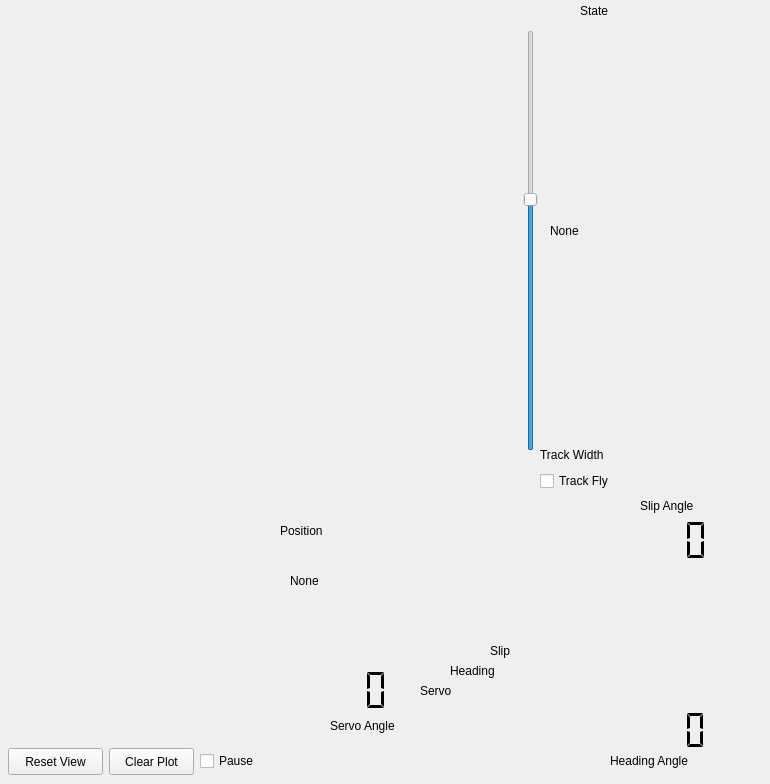
       <widget class="QWidget" name="tab_2">
        <attribute name="title">
         <string>Tab 1</string>
        </attribute>
        <widget class="QCheckBox" name="pausePlot">
         <property name="geometry">
          <rect>
           <x>200</x>
           <y>750</y>
           <width>71</width>
           <height>22</height>
          </rect>
         </property>
         <property name="text">
          <string>Pause</string>
         </property>
        </widget>
        <widget class="QPushButton" name="clearPlot">
         <property name="geometry">
          <rect>
           <x>109</x>
           <y>748</y>
           <width>85</width>
           <height>27</height>
          </rect>
         </property>
         <property name="text">
          <string>Clear Plot</string>
         </property>
         <property name="autoDefault">
          <bool>false</bool>
         </property>
         <property name="default">
          <bool>false</bool>
         </property>
        </widget>
        <widget class="QPushButton" name="resetView">
         <property name="geometry">
          <rect>
           <x>8</x>
           <y>748</y>
           <width>95</width>
           <height>27</height>
          </rect>
         </property>
         <property name="text">
          <string>Reset View</string>
         </property>
        </widget>
        <widget class="QLabel" name="livePosition">
         <property name="geometry">
          <rect>
           <x>290</x>
           <y>540</y>
           <width>121</width>
           <height>81</height>
          </rect>
         </property>
         <property name="text">
          <string>None</string>
         </property>
        </widget>
        <widget class="QLabel" name="positionLabel">
         <property name="geometry">
          <rect>
           <x>280</x>
           <y>520</y>
           <width>121</width>
           <height>21</height>
          </rect>
         </property>
         <property name="text">
          <string>Position</string>
         </property>
        </widget>
        <widget class="QLabel" name="label_5">
         <property name="geometry">
          <rect>
           <x>610</x>
           <y>750</y>
           <width>121</width>
           <height>21</height>
          </rect>
         </property>
         <property name="text">
          <string>Heading Angle</string>
         </property>
        </widget>
        <widget class="QLCDNumber" name="lcdServoAngle">
         <property name="geometry">
          <rect>
           <x>320</x>
           <y>660</y>
           <width>71</width>
           <height>61</height>
          </rect>
         </property>
         <property name="frameShape">
          <enum>QFrame::NoFrame</enum>
         </property>
         <property name="numDigits">
          <number>3</number>
         </property>
         <property name="segmentStyle">
          <enum>QLCDNumber::Flat</enum>
         </property>
        </widget>
        <widget class="QLabel" name="label_23">
         <property name="geometry">
          <rect>
           <x>330</x>
           <y>710</y>
           <width>121</width>
           <height>31</height>
          </rect>
         </property>
         <property name="text">
          <string>Servo Angle</string>
         </property>
        </widget>
        <widget class="QwtCompass" name="compassServo" native="true">
         <property name="geometry">
          <rect>
           <x>357</x>
           <y>520</y>
           <width>340</width>
           <height>240</height>
          </rect>
         </property>
         <property name="readOnly" stdset="0">
          <bool>true</bool>
         </property>
         <property name="lineWidth" stdset="0">
          <number>4</number>
         </property>
        </widget>
        <widget class="QWidget" name="gridLayoutWidget_2">
         <property name="geometry">
          <rect>
           <x>10</x>
           <y>530</y>
           <width>261</width>
           <height>201</height>
          </rect>
         </property>
         <layout class="QGridLayout" name="histog"/>
        </widget>
        <widget class="QLCDNumber" name="lcdHeadingAngle">
         <property name="geometry">
          <rect>
           <x>620</x>
           <y>710</y>
           <width>111</width>
           <height>41</height>
          </rect>
         </property>
         <property name="frameShape">
          <enum>QFrame::NoFrame</enum>
         </property>
         <property name="numDigits">
          <number>3</number>
         </property>
         <property name="segmentStyle">
          <enum>QLCDNumber::Flat</enum>
         </property>
        </widget>
        <widget class="QwtCompass" name="compassHeading" native="true">
         <property name="geometry">
          <rect>
           <x>446</x>
           <y>540</y>
           <width>160</width>
           <height>191</height>
          </rect>
         </property>
         <property name="readOnly" stdset="0">
          <bool>true</bool>
         </property>
         <property name="lineWidth" stdset="0">
          <number>4</number>
         </property>
        </widget>
        <widget class="QLabel" name="stateLabel">
         <property name="geometry">
          <rect>
           <x>580</x>
           <y>0</y>
           <width>121</width>
           <height>21</height>
          </rect>
         </property>
         <property name="text">
          <string>State</string>
         </property>
        </widget>
        <widget class="QLabel" name="liveState">
         <property name="geometry">
          <rect>
           <x>550</x>
           <y>0</y>
           <width>171</width>
           <height>461</height>
          </rect>
         </property>
         <property name="text">
          <string>None</string>
         </property>
        </widget>
        <widget class="QwtCompass" name="compassSlip" native="true">
         <property name="geometry">
          <rect>
           <x>480</x>
           <y>575</y>
           <width>91</width>
           <height>121</height>
          </rect>
         </property>
         <property name="readOnly" stdset="0">
          <bool>true</bool>
         </property>
         <property name="lineWidth" stdset="0">
          <number>4</number>
         </property>
        </widget>
        <widget class="QLabel" name="label_32">
         <property name="geometry">
          <rect>
           <x>640</x>
           <y>490</y>
           <width>121</width>
           <height>31</height>
          </rect>
         </property>
         <property name="text">
          <string>Slip Angle</string>
         </property>
        </widget>
        <widget class="QLCDNumber" name="lcdSlipAngle">
         <property name="geometry">
          <rect>
           <x>640</x>
           <y>510</y>
           <width>71</width>
           <height>61</height>
          </rect>
         </property>
         <property name="frameShape">
          <enum>QFrame::NoFrame</enum>
         </property>
         <property name="numDigits">
          <number>3</number>
         </property>
         <property name="segmentStyle">
          <enum>QLCDNumber::Flat</enum>
         </property>
        </widget>
        <widget class="QLabel" name="positionLabel_2">
         <property name="geometry">
          <rect>
           <x>450</x>
           <y>660</y>
           <width>61</width>
           <height>21</height>
          </rect>
         </property>
         <property name="text">
          <string>Heading</string>
         </property>
        </widget>
        <widget class="QLabel" name="positionLabel_3">
         <property name="geometry">
          <rect>
           <x>490</x>
           <y>640</y>
           <width>61</width>
           <height>21</height>
          </rect>
         </property>
         <property name="text">
          <string>Slip</string>
         </property>
        </widget>
        <widget class="QLabel" name="positionLabel_4">
         <property name="geometry">
          <rect>
           <x>420</x>
           <y>680</y>
           <width>61</width>
           <height>21</height>
          </rect>
         </property>
         <property name="text">
          <string>Servo</string>
         </property>
        </widget>
        <widget class="QCheckBox" name="trackFly">
         <property name="geometry">
          <rect>
           <x>540</x>
           <y>470</y>
           <width>111</width>
           <height>22</height>
          </rect>
         </property>
         <property name="text">
          <string>Track Fly</string>
         </property>
        </widget>
        <widget class="QLabel" name="label_33">
         <property name="geometry">
          <rect>
           <x>540</x>
           <y>440</y>
           <width>81</width>
           <height>29</height>
          </rect>
         </property>
         <property name="text">
          <string>Track Width</string>
         </property>
        </widget>
        <widget class="QSlider" name="verticalSlider">
         <property name="geometry">
          <rect>
           <x>500</x>
           <y>30</y>
           <width>61</width>
           <height>421</height>
          </rect>
         </property>
         <property name="focusPolicy">
          <enum>Qt::WheelFocus</enum>
         </property>
         <property name="minimum">
          <number>-60</number>
         </property>
         <property name="maximum">
          <number>40</number>
         </property>
         <property name="singleStep">
          <number>2</number>
         </property>
         <property name="orientation">
          <enum>Qt::Vertical</enum>
         </property>
         <property name="invertedAppearance">
          <bool>false</bool>
         </property>
         <property name="invertedControls">
          <bool>false</bool>
         </property>
         <property name="tickPosition">
          <enum>QSlider::NoTicks</enum>
         </property>
        </widget>
        <widget class="QWidget" name="gridLayoutWidget">
         <property name="geometry">
          <rect>
           <x>0</x>
           <y>0</y>
           <width>511</width>
           <height>491</height>
          </rect>
         </property>
         <layout class="QGridLayout" name="trajectoryLayout"/>
        </widget>
        <zorder>livePosition</zorder>
        <zorder>pausePlot</zorder>
        <zorder>clearPlot</zorder>
        <zorder>resetView</zorder>
        <zorder>positionLabel</zorder>
        <zorder>label_5</zorder>
        <zorder>label_23</zorder>
        <zorder>gridLayoutWidget_2</zorder>
        <zorder>lcdHeadingAngle</zorder>
        <zorder>lcdServoAngle</zorder>
        <zorder>compassServo</zorder>
        <zorder>compassHeading</zorder>
        <zorder>stateLabel</zorder>
        <zorder>liveState</zorder>
        <zorder>compassSlip</zorder>
        <zorder>label_32</zorder>
        <zorder>lcdSlipAngle</zorder>
        <zorder>positionLabel_2</zorder>
        <zorder>positionLabel_3</zorder>
        <zorder>positionLabel_4</zorder>
        <zorder>trackFly</zorder>
        <zorder>label_33</zorder>
        <zorder>verticalSlider</zorder>
        <zorder>gridLayoutWidget</zorder>
       </widget>
